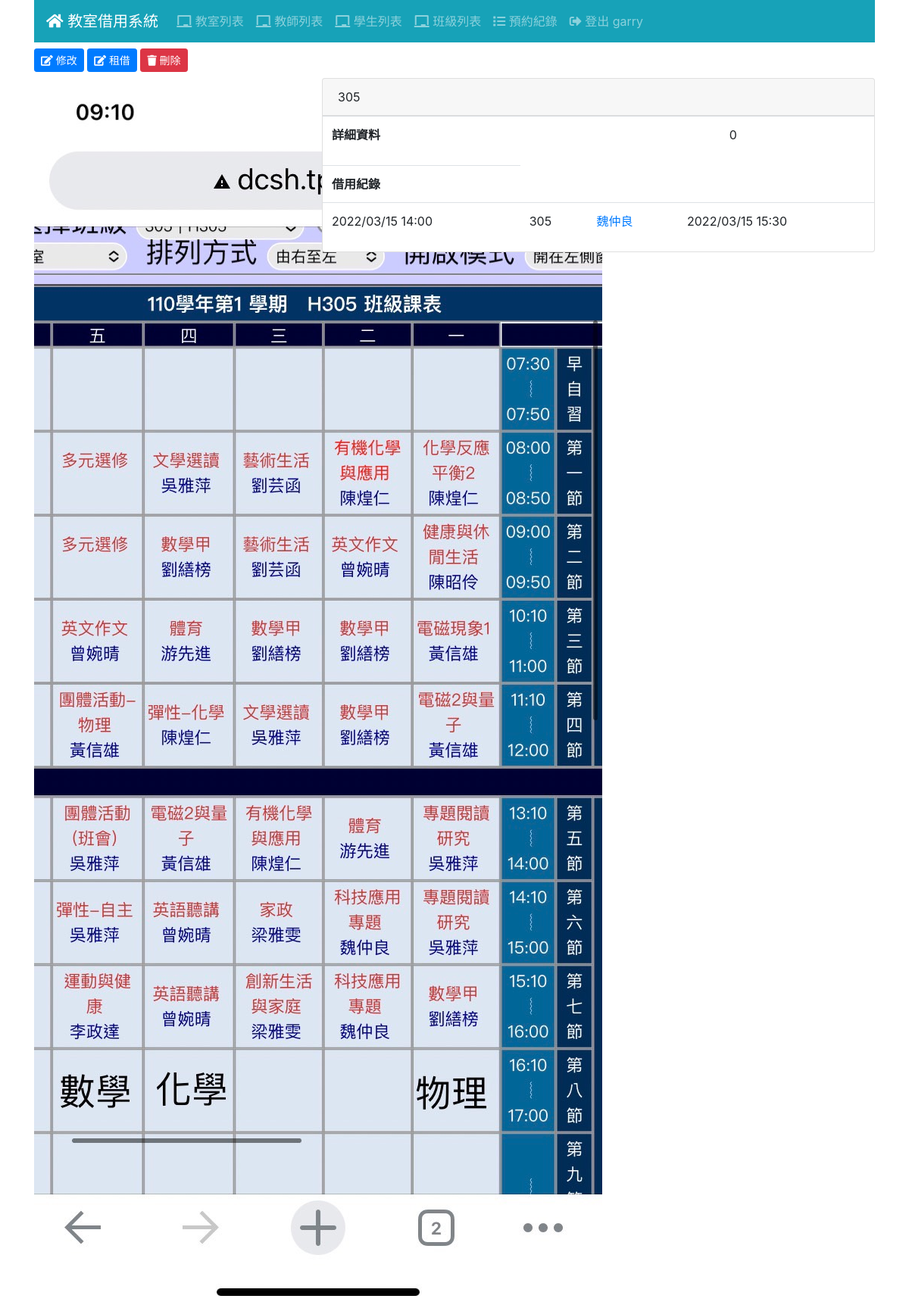
Before: /room/1/ (signed in) with the older database file.
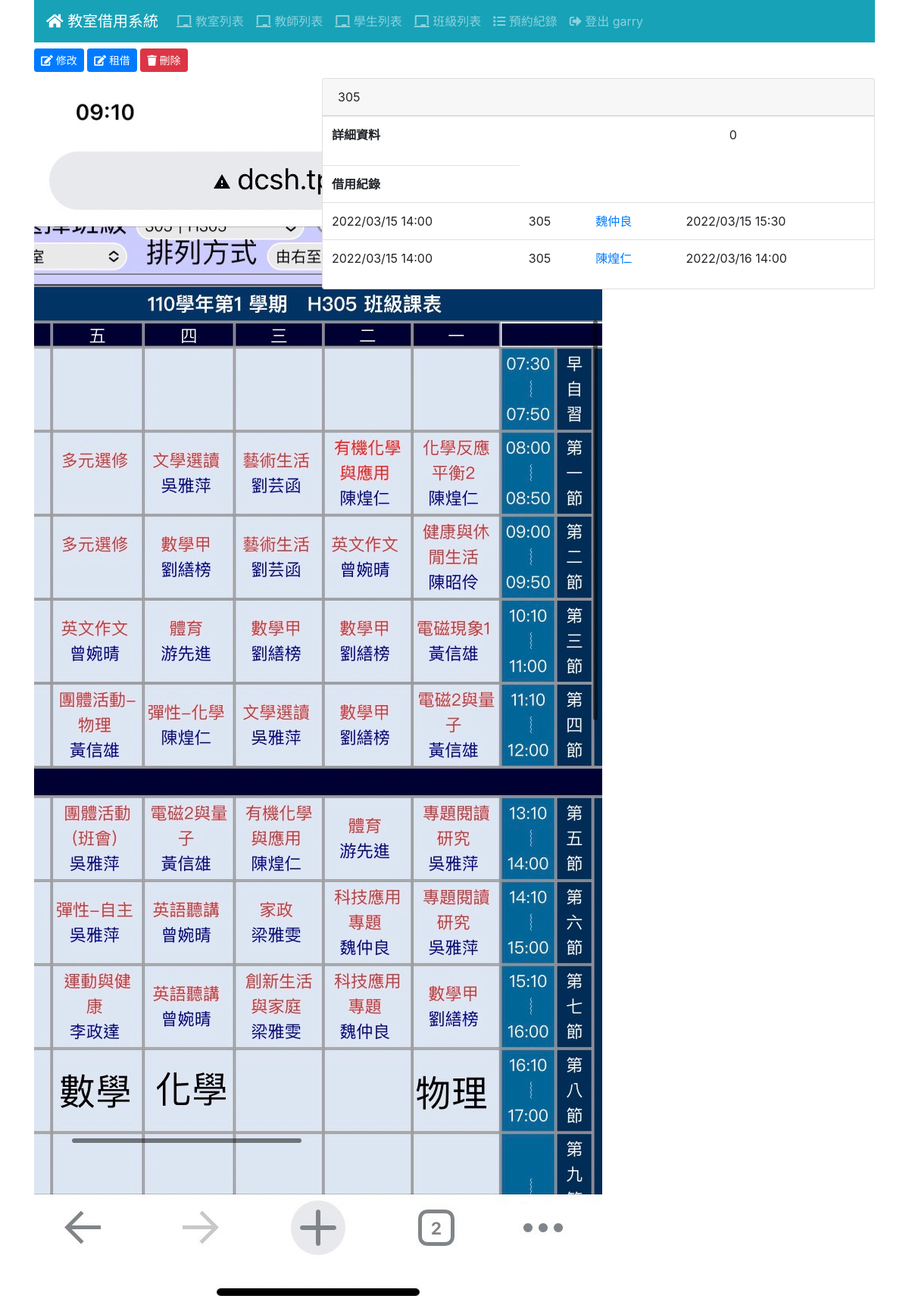
After: the same page with the newer database file.
### log/models.py (models this page shows, shortened)
class Log(Model):
    ST_OPTIONS = [
        (0,'即將使用'),
        (1,'使用中'),
        (2,'使用完畢')
    ]
    teacher = ForeignKey(Teacher, CASCADE)
    room = ForeignKey(Room, CASCADE)
    reserve = DateTimeField('登記時間', null=True)
    end = DateTimeField('結束使用時間', null=True)
    workstatus = IntegerField('資料狀態', default=0 , choices=ST_OPTIONS)

### room/models.py (models this page shows)
class Room(Model):
    ST_OPTIONS = [
        (0,'使用中'),
        (1,'開放使用')
    ]
    name = CharField('教室名稱', max_length=48)
    preface = ImageField('教室圖片', blank=True)
    detail = TextField('詳細資訊', blank=True)
    status = IntegerField('狀態', default=0 , choices=ST_OPTIONS)

### teacher/models.py (models this page shows, shortened)
class Teacher(Model):
    realname = CharField('姓名', max_length=32)
    tea_classes=models.ManyToManyField(Classes)
    tel = CharField('連絡電話', max_length=10)
    role= CharField('職稱', max_length=20)  #ex:訓育組長、教務主任、高中部數學老師
    cardid= CharField('卡號', max_length=30)

### room/views.py (the view)
# urls.py: path('<int:pk>/', RoomView.as_view(), name='room_view'),
class RoomView(LoginRequiredMixin, DetailView):
    model = Room
    ordering = ['name']
    paginate_by = 20

### templates/room/room_detail.html
{% extends "base.html" %}
{% block content %}
<div class="mb-2">
  <a href="{% url 'room_edit' room.id %}" class="btn btn-sm btn-primary">
    <i class="fas fa-edit"></i> 修改
  </a>
  <a href="{% url 'reverse_room' room.id %}" class="btn btn-sm btn-primary">
    <i class="fas fa-edit"></i> 租借
  </a>
  <a href="{% url 'room_delete' room.id %}" class="btn btn-sm btn-danger">
    <i class="fas fa-trash"></i> 刪除
  </a>
</div>
<div id="room-detail" class="row">
  <div class="col-md-4">
    <img src="{{ room.preface.url }}" alt="{{ room.name }}">
  </div>
  <div class="col-sm-8">
    <div class="card">
      <div class="card-header">{{ room.name }}</div>
      <table class="table">
        <tr>
          <th>詳細資料</th><td>{{ room.detail }}</td>
        </tr>
      </table>
      <table class="table">
        <tr>
          <th>借用紀錄</th>
          {% for log in room.log_set.all %}
            <tr>
              <td>{{ log.reserve|date:"Y/m/d H:i" }}</td>
              <td>
                {{ log.room.name }}
              </td>
               <td>
                <a href="{% url 'teacher_view' log.teacher.id %}">
                {{ log.teacher.realname }}
                </a>
              </td>
              <td>{{ log.end|date:"Y/m/d H:i" }}</td>
            </tr>
          {% endfor %}
        </tr>
      </table>
    </div>
  </div>
</div>
{% endblock %}

Changed rows visible on the page:
added Log: reserve "2022/03/15 14:00", room.name "305", teacher.realname "陳煌仁", end "2022/03/16 14:00"
